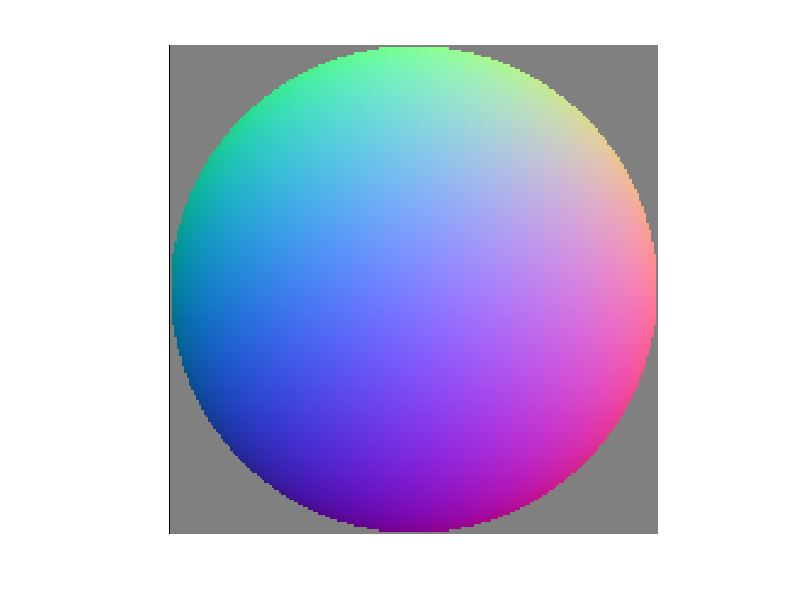

Source code (MATLAB):
clear;clc;
radius = 100;
normalMap = zeros(2*radius+1,2*radius+1,3);
[x y] = meshgrid(1:2*radius+1,1:2*radius+1);
x = x(:);y=y(:);
center = [radius+1;radius+1];
ptnum = length(x);
z = zeros(ptnum,1);
for i=1:length(x)
    sq = radius^2 - (x(i) - center(1))^2 - (y(i) - center(2))^2;
    if sq > 0
        z(i) = sqrt(sq);
        nomraltmp = [(y(i) - center(2)) -(x(i) - center(1)) z(i)];
        normalMap(x(i),y(i),:) = nomraltmp/norm(nomraltmp);
    else
        normalMap(x(i),y(i),:) = [0 0 0];
    end
end
normalMapColor = (normalMap + 1)/2;
figure,imshow(normalMapColor);



% n = 1000;
% [X,Y,Z] = sphere(n);
% surf(X(n/2+1:n+1,:),Y(n/2+1:n+1,:),Z(n/2+1:n+1,:));
% hemiSpX = X(n/2+1:n+1,:);hemiSpY = Y(n/2+1:n+1,:);hemiSpZ = Z(n/2+1:n+1,:);
% hemiSpX = hemiSpX(:);hemiSpY = hemiSpY(:);hemiSpZ = hemiSpZ(:);
% normalMap = zeros(n+1,n+1,3);
% for i = 1:length(hemiSpX)
%     idx = int32((1-hemiSpY(i))*n/2+1);
%     idy = int32((hemiSpX(i)+1)*n/2+1);
%     normalMap(idx,idy,:) = [hemiSpX(i) hemiSpY(i) hemiSpZ(i)];
% end
% normalMap = (normalMap + 1)/2;
% figure,imshow(normalMap);

%surf(X,Y,Z);